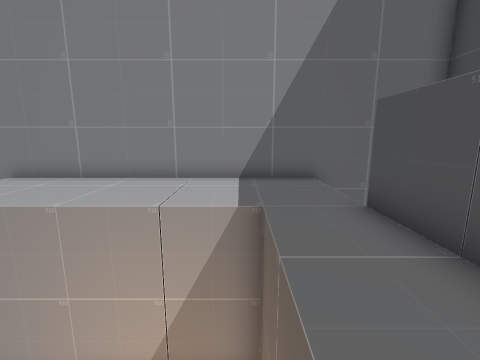
[1] (above)

17 first-person views from a walk through a 3-D level made in the Unity game engine. The camera is 1.3 m above the floor, tilts 10° down and sees 90° across. The floor is counted in squares, 1 m on a side. Each view is taken from the middle of a square. On the plan, view 1 faces up. The plan holds only what a view shows up to about 12 squares ahead; the rest is blank. The player character is not drawn.

[2]
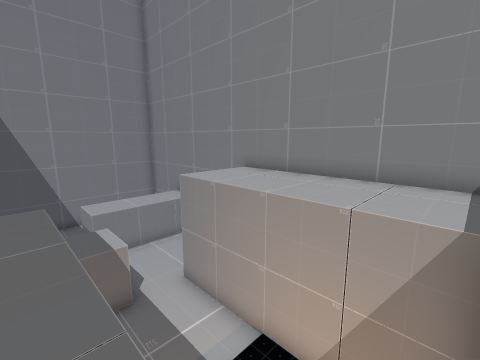

[3]
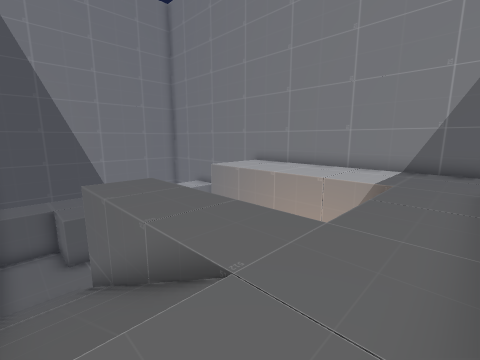

[4]
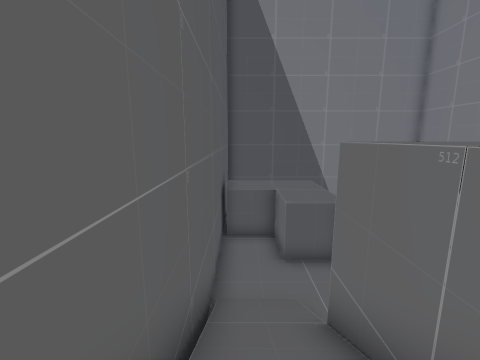

[5]
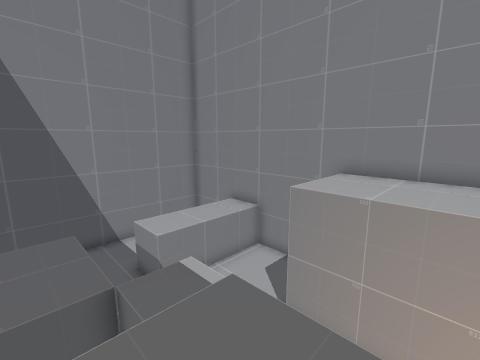

[6]
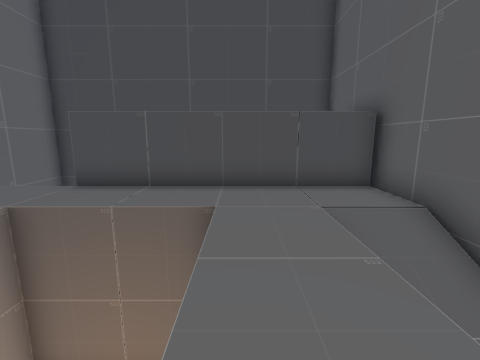

[7]
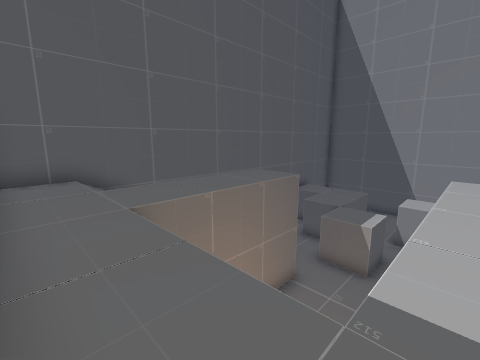

[8]
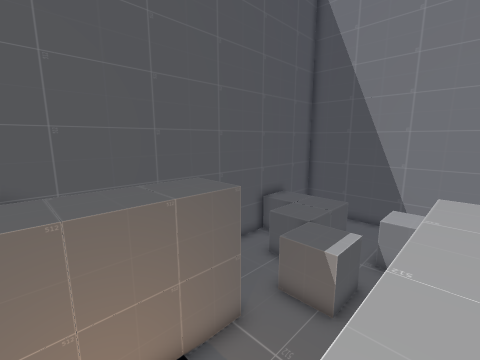

[9]
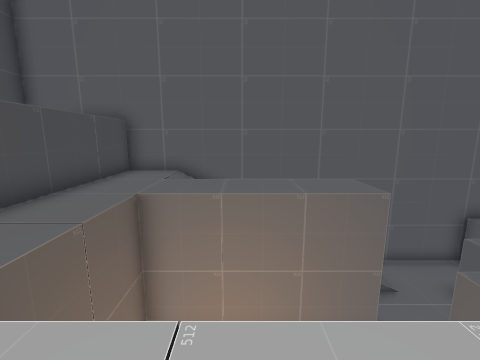

[10]
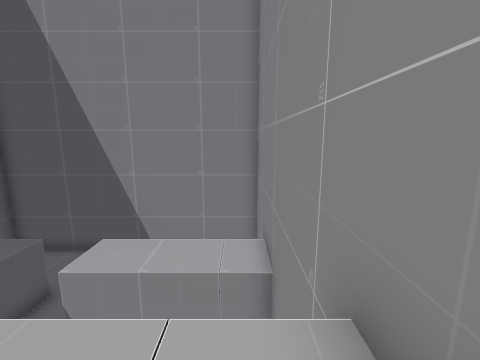

[11]
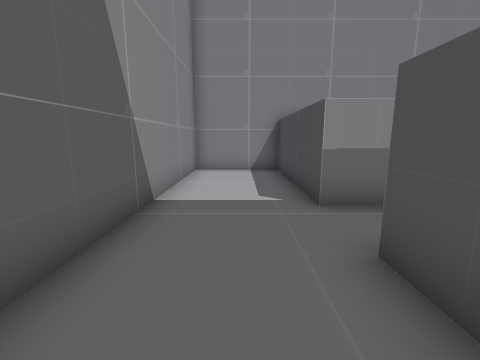

[12]
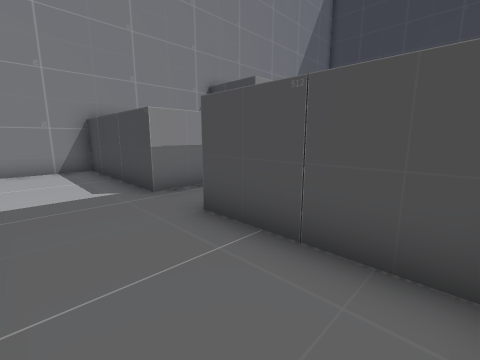

[13]
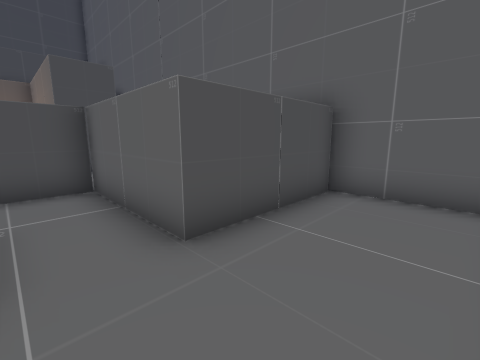

[14]
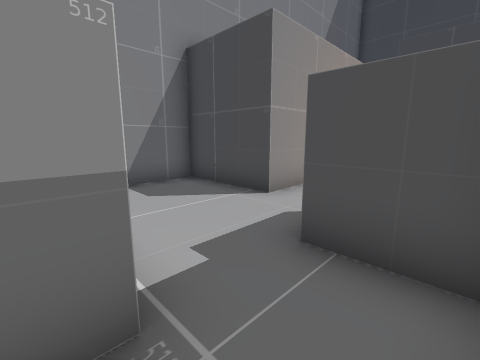

[15]
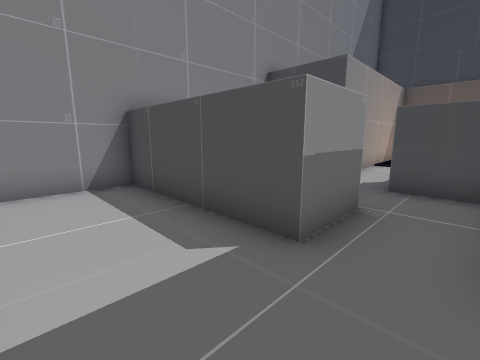

[16]
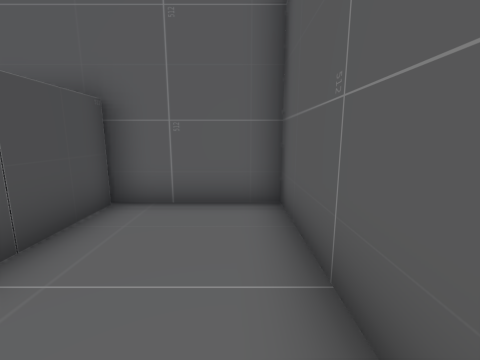

[17]
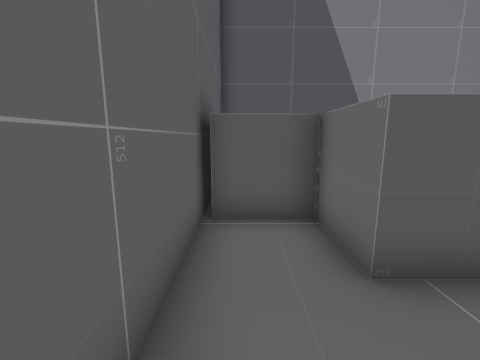

### Floor plan
Key: @ floor where view 1 was taken; # wall or solid block; . main floor; : floor 4 m higher than the main floor; / step, stairs or slope.
Columns run from 17 left of view 1 to 5 right of it. Each row starts with its distance up from view 1.
  8 #######################
  7 #...##....::::::::::
  6 #...##....::::::::::
  5 #...##....::::::::::
  4 #...##............::#
  3 #...##........   .::#
  2 #.......##....   .::#
  1 #.......##....   .::#
  0 #...#####...:::::@::#
 -1 #...####....::::::::#
 -2 #...##....////////::#
 -3 #...##....////////::#
 -4 #####################

Where each view was taken, in squares from view 1:
view 1: 0 up, 0 right, facing up
view 2: 0 up, 0 right, facing up-left
view 3: 3 down, 2 right, facing up-left
view 4: 3 down, 2 left, facing left
view 5: 1 down, 4 left, facing up-left
view 6: 0 up, 4 left, facing right
view 7: 5 up, 2 right, facing down-left
view 8: 5 up, 1 left, facing down-left
view 9: 6 up, 2 left, facing down
view 10: 7 up, 6 left, facing left
view 11: 2 down, 15 left, facing up
view 12: 3 down, 16 left, facing up-right
view 13: 2 up, 16 left, facing down-right
view 14: 1 up, 12 left, facing up-right
view 15: 1 up, 16 left, facing up-right
view 16: 1 up, 16 left, facing down
view 17: 3 down, 7 left, facing left
